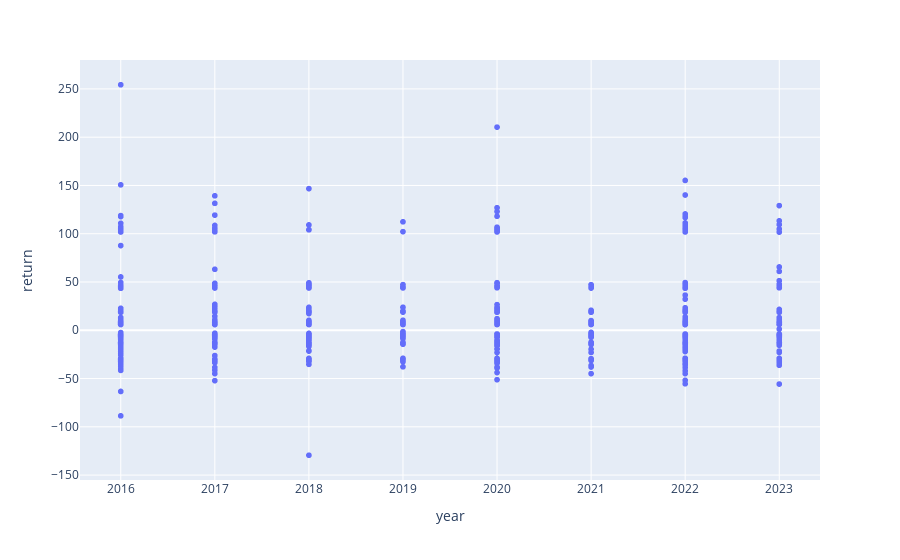

The code cell stored with this chart in its notebook:
### Code cell
px.scatter(trades, x = 'year', y = 'return')

### Figure 1 — Plotly figure (JSON) as saved in the notebook; plotly's stock layout.template omitted (floating-point values rounded to 4 significant figures; data arrays with more than 128 entries replaced by an {"elided": "..."} marker saying what was removed)
{"data": [{"hovertemplate": "year=%{x}<br>return=%{y}<extra></extra>", "legendgroup": "", "marker": {"color": "#636efa", "symbol": "circle"}, "mode": "markers", "name": "", "showlegend": false, "type": "scattergl", "x": {"elided": "2388 int values"}, "xaxis": "x", "y": {"elided": "2388 float values"}, "yaxis": "y"}], "layout": {"legend": {"tracegroupgap": 0}, "margin": {"t": 60}, "xaxis": {"anchor": "y", "domain": [0, 1], "title": {"text": "year"}}, "yaxis": {"anchor": "x", "domain": [0, 1], "title": {"text": "return"}}}}
